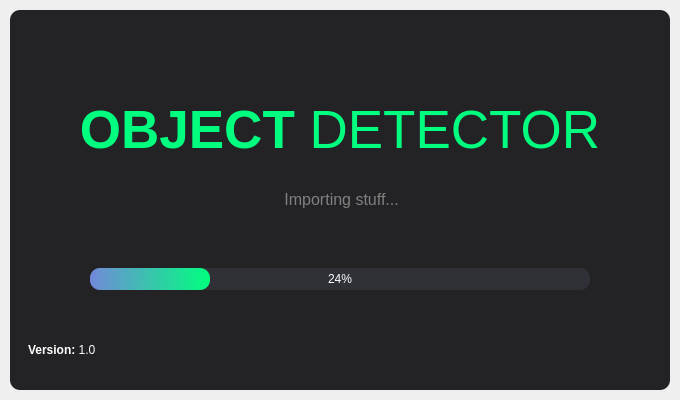
<?xml version="1.0" encoding="UTF-8"?>
<ui version="4.0">
 <class>LoadingWindow</class>
 <widget class="QMainWindow" name="LoadingWindow">
  <property name="geometry">
   <rect>
    <x>0</x>
    <y>0</y>
    <width>680</width>
    <height>400</height>
   </rect>
  </property>
  <property name="windowTitle">
   <string>MainWindow</string>
  </property>
  <widget class="QWidget" name="centralwidget">
   <layout class="QVBoxLayout" name="verticalLayout">
    <property name="spacing">
     <number>0</number>
    </property>
    <property name="leftMargin">
     <number>10</number>
    </property>
    <property name="topMargin">
     <number>10</number>
    </property>
    <property name="rightMargin">
     <number>10</number>
    </property>
    <property name="bottomMargin">
     <number>10</number>
    </property>
    <item>
     <widget class="QFrame" name="frame_dropShadow">
      <property name="styleSheet">
       <string notr="true">QFrame{
	background-color: rgb(35, 35, 38);
	border-radius: 10;
}</string>
      </property>
      <property name="frameShape">
       <enum>QFrame::StyledPanel</enum>
      </property>
      <property name="frameShadow">
       <enum>QFrame::Raised</enum>
      </property>
      <layout class="QVBoxLayout" name="verticalLayout_2">
       <property name="spacing">
        <number>0</number>
       </property>
       <property name="topMargin">
        <number>80</number>
       </property>
       <property name="bottomMargin">
        <number>0</number>
       </property>
       <item>
        <widget class="QFrame" name="frame_2">
         <property name="frameShape">
          <enum>QFrame::StyledPanel</enum>
         </property>
         <property name="frameShadow">
          <enum>QFrame::Raised</enum>
         </property>
         <layout class="QVBoxLayout" name="verticalLayout_4">
          <item>
           <widget class="QLabel" name="label">
            <property name="font">
             <font>
              <family>Segoe UI</family>
              <pointsize>40</pointsize>
             </font>
            </property>
            <property name="styleSheet">
             <string notr="true">color: rgb(0, 255, 127);</string>
            </property>
            <property name="text">
             <string>&lt;html&gt;&lt;head/&gt;&lt;body&gt;&lt;p&gt;&lt;span style=&quot; font-weight:600;&quot;&gt;OBJECT &lt;/span&gt;DETECTOR&lt;/p&gt;&lt;/body&gt;&lt;/html&gt;</string>
            </property>
            <property name="alignment">
             <set>Qt::AlignCenter</set>
            </property>
           </widget>
          </item>
          <item alignment="Qt::AlignHCenter">
           <widget class="QLabel" name="Label_information">
            <property name="font">
             <font>
              <family>Segoe UI</family>
              <pointsize>12</pointsize>
             </font>
            </property>
            <property name="styleSheet">
             <string notr="true">color: gray;</string>
            </property>
            <property name="text">
             <string> Importing stuff...</string>
            </property>
           </widget>
          </item>
         </layout>
        </widget>
       </item>
       <item>
        <widget class="QFrame" name="frame">
         <property name="frameShape">
          <enum>QFrame::StyledPanel</enum>
         </property>
         <property name="frameShadow">
          <enum>QFrame::Raised</enum>
         </property>
         <layout class="QVBoxLayout" name="verticalLayout_3">
          <property name="spacing">
           <number>10</number>
          </property>
          <item alignment="Qt::AlignHCenter|Qt::AlignVCenter">
           <widget class="QProgressBar" name="progressBar">
            <property name="sizePolicy">
             <sizepolicy hsizetype="Fixed" vsizetype="Fixed">
              <horstretch>0</horstretch>
              <verstretch>0</verstretch>
             </sizepolicy>
            </property>
            <property name="minimumSize">
             <size>
              <width>500</width>
              <height>0</height>
             </size>
            </property>
            <property name="styleSheet">
             <string notr="true">QProgressBar{
	background-color: #2F3136;
	color: white;
	border-style: none;
	border-radius: 10;
	text-align: center;
}

QProgressBar::chunk{
 	border-radius:10;
	
	
	
	background-color: qlineargradient(spread:pad, x1:0, y1:0.5, x2:1, y2:0.506, stop:0 rgba(114, 137, 218, 255), stop:1 rgba(0, 255, 127, 255));
}</string>
            </property>
            <property name="value">
             <number>24</number>
            </property>
            <property name="alignment">
             <set>Qt::AlignCenter</set>
            </property>
           </widget>
          </item>
          <item alignment="Qt::AlignLeft">
           <widget class="QLabel" name="label_3">
            <property name="font">
             <font>
              <family>Segoe UI</family>
             </font>
            </property>
            <property name="styleSheet">
             <string notr="true">color: white;</string>
            </property>
            <property name="text">
             <string>&lt;strong&gt;Version:&lt;/strong&gt; 1.0</string>
            </property>
           </widget>
          </item>
         </layout>
        </widget>
       </item>
      </layout>
     </widget>
    </item>
   </layout>
  </widget>
 </widget>
 <resources/>
 <connections/>
</ui>
